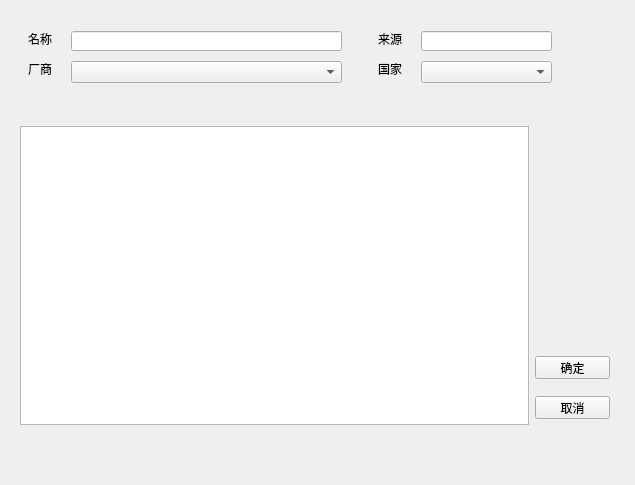
<?xml version="1.0" encoding="UTF-8"?>
<ui version="4.0">
 <class>EditMaterial</class>
 <widget class="QDialog" name="EditMaterial">
  <property name="geometry">
   <rect>
    <x>0</x>
    <y>0</y>
    <width>635</width>
    <height>485</height>
   </rect>
  </property>
  <property name="windowTitle">
   <string>新建质控品</string>
  </property>
  <layout class="QVBoxLayout" name="verticalLayout">
   <item>
    <widget class="QWidget" name="widget_1" native="true">
     <property name="sizePolicy">
      <sizepolicy hsizetype="Preferred" vsizetype="Fixed">
       <horstretch>0</horstretch>
       <verstretch>0</verstretch>
      </sizepolicy>
     </property>
     <property name="minimumSize">
      <size>
       <width>0</width>
       <height>100</height>
      </size>
     </property>
     <widget class="QLineEdit" name="inputName">
      <property name="geometry">
       <rect>
        <x>60</x>
        <y>20</y>
        <width>271</width>
        <height>20</height>
       </rect>
      </property>
     </widget>
     <widget class="QLineEdit" name="inputOrigin">
      <property name="geometry">
       <rect>
        <x>410</x>
        <y>20</y>
        <width>131</width>
        <height>20</height>
       </rect>
      </property>
     </widget>
     <widget class="QLabel" name="label">
      <property name="geometry">
       <rect>
        <x>-40</x>
        <y>20</y>
        <width>81</width>
        <height>16</height>
       </rect>
      </property>
      <property name="layoutDirection">
       <enum>Qt::LeftToRight</enum>
      </property>
      <property name="text">
       <string>名称</string>
      </property>
      <property name="alignment">
       <set>Qt::AlignRight|Qt::AlignTrailing|Qt::AlignVCenter</set>
      </property>
     </widget>
     <widget class="QLabel" name="label_2">
      <property name="geometry">
       <rect>
        <x>310</x>
        <y>20</y>
        <width>81</width>
        <height>16</height>
       </rect>
      </property>
      <property name="layoutDirection">
       <enum>Qt::LeftToRight</enum>
      </property>
      <property name="text">
       <string>来源</string>
      </property>
      <property name="alignment">
       <set>Qt::AlignRight|Qt::AlignTrailing|Qt::AlignVCenter</set>
      </property>
     </widget>
     <widget class="QLabel" name="label_3">
      <property name="geometry">
       <rect>
        <x>-40</x>
        <y>50</y>
        <width>81</width>
        <height>16</height>
       </rect>
      </property>
      <property name="layoutDirection">
       <enum>Qt::LeftToRight</enum>
      </property>
      <property name="text">
       <string>厂商</string>
      </property>
      <property name="alignment">
       <set>Qt::AlignRight|Qt::AlignTrailing|Qt::AlignVCenter</set>
      </property>
     </widget>
     <widget class="QLabel" name="label_7">
      <property name="geometry">
       <rect>
        <x>310</x>
        <y>50</y>
        <width>81</width>
        <height>16</height>
       </rect>
      </property>
      <property name="layoutDirection">
       <enum>Qt::LeftToRight</enum>
      </property>
      <property name="text">
       <string>国家</string>
      </property>
      <property name="alignment">
       <set>Qt::AlignRight|Qt::AlignTrailing|Qt::AlignVCenter</set>
      </property>
     </widget>
     <widget class="QComboBox" name="inputManufacturer">
      <property name="geometry">
       <rect>
        <x>60</x>
        <y>50</y>
        <width>271</width>
        <height>22</height>
       </rect>
      </property>
     </widget>
     <widget class="QComboBox" name="inputCountry">
      <property name="geometry">
       <rect>
        <x>410</x>
        <y>50</y>
        <width>131</width>
        <height>22</height>
       </rect>
      </property>
     </widget>
    </widget>
   </item>
   <item>
    <widget class="QWidget" name="widget_2" native="true">
     <layout class="QHBoxLayout" name="horizontalLayout_2">
      <item>
       <widget class="QTableWidget" name="table"/>
      </item>
      <item>
       <widget class="QWidget" name="widget_3" native="true">
        <property name="minimumSize">
         <size>
          <width>80</width>
          <height>0</height>
         </size>
        </property>
        <widget class="QPushButton" name="btnAdd">
         <property name="geometry">
          <rect>
           <x>10</x>
           <y>120</y>
           <width>32</width>
           <height>32</height>
          </rect>
         </property>
         <property name="text">
          <string/>
         </property>
         <property name="iconSize">
          <size>
           <width>32</width>
           <height>32</height>
          </size>
         </property>
         <property name="flat">
          <bool>true</bool>
         </property>
        </widget>
        <widget class="QPushButton" name="btnDelete">
         <property name="geometry">
          <rect>
           <x>10</x>
           <y>160</y>
           <width>32</width>
           <height>32</height>
          </rect>
         </property>
         <property name="text">
          <string/>
         </property>
         <property name="iconSize">
          <size>
           <width>32</width>
           <height>32</height>
          </size>
         </property>
         <property name="flat">
          <bool>true</bool>
         </property>
        </widget>
        <widget class="QPushButton" name="btnOK">
         <property name="geometry">
          <rect>
           <x>0</x>
           <y>230</y>
           <width>75</width>
           <height>23</height>
          </rect>
         </property>
         <property name="text">
          <string>确定</string>
         </property>
        </widget>
        <widget class="QPushButton" name="btnCancel">
         <property name="geometry">
          <rect>
           <x>0</x>
           <y>270</y>
           <width>75</width>
           <height>23</height>
          </rect>
         </property>
         <property name="text">
          <string>取消</string>
         </property>
        </widget>
       </widget>
      </item>
     </layout>
    </widget>
   </item>
   <item>
    <layout class="QHBoxLayout" name="horizontalLayout">
     <item>
      <spacer name="horizontalSpacer">
       <property name="orientation">
        <enum>Qt::Horizontal</enum>
       </property>
       <property name="sizeHint" stdset="0">
        <size>
         <width>40</width>
         <height>40</height>
        </size>
       </property>
      </spacer>
     </item>
     <item>
      <spacer name="horizontalSpacer_2">
       <property name="orientation">
        <enum>Qt::Horizontal</enum>
       </property>
       <property name="sizeHint" stdset="0">
        <size>
         <width>40</width>
         <height>40</height>
        </size>
       </property>
      </spacer>
     </item>
    </layout>
   </item>
  </layout>
 </widget>
 <tabstops>
  <tabstop>inputName</tabstop>
  <tabstop>inputOrigin</tabstop>
 </tabstops>
 <resources/>
 <connections/>
</ui>
